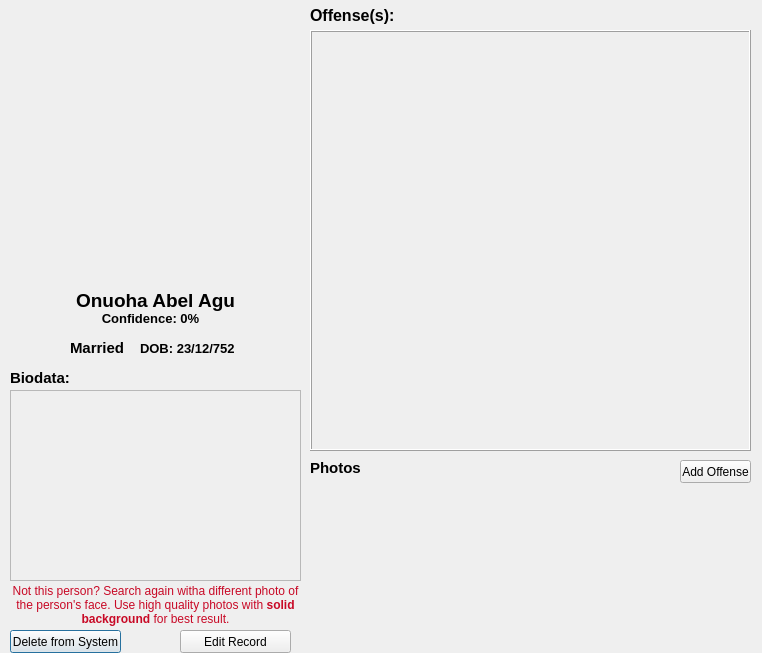
<?xml version="1.0" encoding="UTF-8"?>
<ui version="4.0">
 <class>Dialog</class>
 <widget class="QDialog" name="Dialog">
  <property name="geometry">
   <rect>
    <x>0</x>
    <y>0</y>
    <width>762</width>
    <height>653</height>
   </rect>
  </property>
  <property name="windowTitle">
   <string>Search Result</string>
  </property>
  <widget class="QLabel" name="marital_status">
   <property name="geometry">
    <rect>
     <x>70</x>
     <y>340</y>
     <width>61</width>
     <height>16</height>
    </rect>
   </property>
   <property name="font">
    <font>
     <pointsize>11</pointsize>
     <weight>75</weight>
     <bold>true</bold>
    </font>
   </property>
   <property name="text">
    <string>Married</string>
   </property>
  </widget>
  <widget class="QLabel" name="confidence">
   <property name="geometry">
    <rect>
     <x>0</x>
     <y>310</y>
     <width>301</width>
     <height>16</height>
    </rect>
   </property>
   <property name="font">
    <font>
     <pointsize>10</pointsize>
     <weight>75</weight>
     <bold>true</bold>
    </font>
   </property>
   <property name="autoFillBackground">
    <bool>false</bool>
   </property>
   <property name="text">
    <string>Confidence: 0%</string>
   </property>
   <property name="scaledContents">
    <bool>false</bool>
   </property>
   <property name="alignment">
    <set>Qt::AlignCenter</set>
   </property>
  </widget>
  <widget class="QLabel" name="label_13">
   <property name="geometry">
    <rect>
     <x>310</x>
     <y>0</y>
     <width>121</width>
     <height>31</height>
    </rect>
   </property>
   <property name="font">
    <font>
     <pointsize>12</pointsize>
     <weight>75</weight>
     <bold>true</bold>
    </font>
   </property>
   <property name="autoFillBackground">
    <bool>false</bool>
   </property>
   <property name="text">
    <string>Offense(s): </string>
   </property>
   <property name="scaledContents">
    <bool>false</bool>
   </property>
  </widget>
  <widget class="QLabel" name="dob">
   <property name="geometry">
    <rect>
     <x>140</x>
     <y>340</y>
     <width>121</width>
     <height>16</height>
    </rect>
   </property>
   <property name="font">
    <font>
     <pointsize>10</pointsize>
     <weight>75</weight>
     <bold>true</bold>
    </font>
   </property>
   <property name="autoFillBackground">
    <bool>false</bool>
   </property>
   <property name="text">
    <string>DOB: 23/12/752</string>
   </property>
   <property name="scaledContents">
    <bool>false</bool>
   </property>
  </widget>
  <widget class="QLabel" name="name">
   <property name="geometry">
    <rect>
     <x>10</x>
     <y>280</y>
     <width>291</width>
     <height>41</height>
    </rect>
   </property>
   <property name="font">
    <font>
     <pointsize>14</pointsize>
     <weight>75</weight>
     <bold>true</bold>
    </font>
   </property>
   <property name="text">
    <string>Onuoha Abel Agu</string>
   </property>
   <property name="alignment">
    <set>Qt::AlignCenter</set>
   </property>
   <property name="wordWrap">
    <bool>false</bool>
   </property>
  </widget>
  <widget class="QScrollArea" name="offense_area">
   <property name="geometry">
    <rect>
     <x>310</x>
     <y>30</y>
     <width>441</width>
     <height>421</height>
    </rect>
   </property>
   <property name="frameShape">
    <enum>QFrame::Box</enum>
   </property>
   <property name="frameShadow">
    <enum>QFrame::Raised</enum>
   </property>
   <property name="widgetResizable">
    <bool>true</bool>
   </property>
   <widget class="QWidget" name="scrollAreaWidgetContents">
    <property name="geometry">
     <rect>
      <x>0</x>
      <y>0</y>
      <width>437</width>
      <height>417</height>
     </rect>
    </property>
   </widget>
  </widget>
  <widget class="QLabel" name="photo">
   <property name="geometry">
    <rect>
     <x>20</x>
     <y>10</y>
     <width>260</width>
     <height>260</height>
    </rect>
   </property>
   <property name="text">
    <string/>
   </property>
   <property name="pixmap">
    <pixmap>:/image/user.png</pixmap>
   </property>
   <property name="alignment">
    <set>Qt::AlignCenter</set>
   </property>
  </widget>
  <widget class="QLabel" name="label_10">
   <property name="geometry">
    <rect>
     <x>10</x>
     <y>370</y>
     <width>61</width>
     <height>16</height>
    </rect>
   </property>
   <property name="font">
    <font>
     <pointsize>11</pointsize>
     <weight>75</weight>
     <bold>true</bold>
    </font>
   </property>
   <property name="text">
    <string>Biodata:</string>
   </property>
  </widget>
  <widget class="QScrollArea" name="biodata_area">
   <property name="geometry">
    <rect>
     <x>10</x>
     <y>390</y>
     <width>291</width>
     <height>191</height>
    </rect>
   </property>
   <property name="verticalScrollBarPolicy">
    <enum>Qt::ScrollBarAsNeeded</enum>
   </property>
   <property name="widgetResizable">
    <bool>true</bool>
   </property>
   <widget class="QWidget" name="scrollAreaWidgetContents_2">
    <property name="geometry">
     <rect>
      <x>0</x>
      <y>0</y>
      <width>289</width>
      <height>189</height>
     </rect>
    </property>
   </widget>
  </widget>
  <widget class="QLabel" name="label_2">
   <property name="geometry">
    <rect>
     <x>10</x>
     <y>580</y>
     <width>291</width>
     <height>51</height>
    </rect>
   </property>
   <property name="text">
    <string>&lt;html&gt;&lt;head/&gt;&lt;body&gt;&lt;p&gt;&lt;span style=&quot; color:#c80926;&quot;&gt;Not this person? Search again witha different photo of the person's face. Use high quality photos with &lt;/span&gt;&lt;span style=&quot; font-weight:600; color:#c80926;&quot;&gt;solid background&lt;/span&gt;&lt;span style=&quot; color:#c80926;&quot;&gt; for best result.&lt;/span&gt;&lt;/p&gt;&lt;/body&gt;&lt;/html&gt;</string>
   </property>
   <property name="alignment">
    <set>Qt::AlignCenter</set>
   </property>
   <property name="wordWrap">
    <bool>true</bool>
   </property>
  </widget>
  <widget class="QLabel" name="photo_2">
   <property name="geometry">
    <rect>
     <x>310</x>
     <y>490</y>
     <width>142</width>
     <height>142</height>
    </rect>
   </property>
   <property name="text">
    <string/>
   </property>
   <property name="pixmap">
    <pixmap>:/image/user.png</pixmap>
   </property>
   <property name="alignment">
    <set>Qt::AlignCenter</set>
   </property>
  </widget>
  <widget class="QLabel" name="label_11">
   <property name="geometry">
    <rect>
     <x>310</x>
     <y>460</y>
     <width>61</width>
     <height>16</height>
    </rect>
   </property>
   <property name="font">
    <font>
     <pointsize>11</pointsize>
     <weight>75</weight>
     <bold>true</bold>
    </font>
   </property>
   <property name="text">
    <string>Photos</string>
   </property>
  </widget>
  <widget class="QLabel" name="photo_3">
   <property name="geometry">
    <rect>
     <x>460</x>
     <y>490</y>
     <width>142</width>
     <height>142</height>
    </rect>
   </property>
   <property name="text">
    <string/>
   </property>
   <property name="pixmap">
    <pixmap>:/image/user.png</pixmap>
   </property>
   <property name="alignment">
    <set>Qt::AlignCenter</set>
   </property>
  </widget>
  <widget class="QLabel" name="photo_4">
   <property name="geometry">
    <rect>
     <x>610</x>
     <y>490</y>
     <width>142</width>
     <height>142</height>
    </rect>
   </property>
   <property name="text">
    <string/>
   </property>
   <property name="pixmap">
    <pixmap>:/image/user.png</pixmap>
   </property>
   <property name="alignment">
    <set>Qt::AlignCenter</set>
   </property>
  </widget>
  <widget class="QPushButton" name="deleteBtn">
   <property name="geometry">
    <rect>
     <x>10</x>
     <y>630</y>
     <width>111</width>
     <height>23</height>
    </rect>
   </property>
   <property name="text">
    <string>Delete from System</string>
   </property>
  </widget>
  <widget class="QPushButton" name="add_offenceBtn">
   <property name="geometry">
    <rect>
     <x>680</x>
     <y>460</y>
     <width>71</width>
     <height>23</height>
    </rect>
   </property>
   <property name="text">
    <string>Add Offense</string>
   </property>
  </widget>
  <widget class="QPushButton" name="editBtn">
   <property name="geometry">
    <rect>
     <x>180</x>
     <y>630</y>
     <width>111</width>
     <height>23</height>
    </rect>
   </property>
   <property name="text">
    <string>Edit Record</string>
   </property>
  </widget>
 </widget>
 <resources>
  <include location="resurces.qrc"/>
 </resources>
 <connections/>
</ui>
